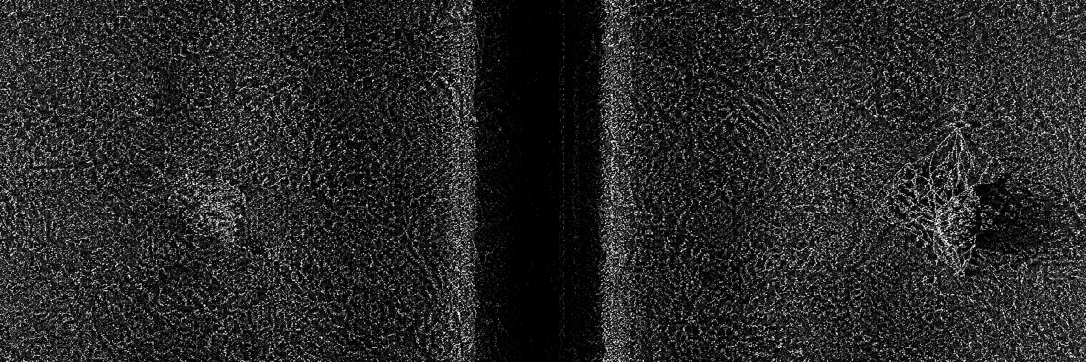
#> input picture test_1.png, 2172 x 724 px, found by its file name (shown at 1/2 size)
$ python test_detect.py
#> lines starting #> are read from the running program, lines starting #| are printed output that depends on the picture; after the words box and inside, x2 and y2 are one past the last pixel; in counts of white or black regions, pixels touching at a corner belong together
### backend/app/inference/detector.py
"""
SIH26057 — Simulated YOLOv8-Seg Dual-Head Inference Pipeline
==============================================================

Simulates a YOLOv8-Seg object detection and instance segmentation model
specialized for side-scan sonar marine debris detection.

Features:
  1. Specular highlight extraction with morphological filament bridging
  2. Acoustic shadow attenuation zone extraction
  3. Directional highlight-shadow pairing engine based on towfish geometry
  4. Spatial clustering & Non-Maximum Suppression (NMS) to eliminate duplicate/jammed boxes
  5. 12-Class debris taxonomy classification matching app.config
  6. Smooth polygon contour generation for pixel-accurate HUD rendering
"""

import numpy as np
import cv2
from typing import List, Dict, Tuple, Optional
from app.config import (
    DEBRIS_CLASSES, TOWFISH_ALTITUDE_M, SLANT_RANGE_MAX_M,
    PIXEL_RESOLUTION_M, WATERFALL_WIDTH_PX, WATERFALL_HEIGHT_PX
)


def detect_highlights(
    image: np.ndarray,
    min_area_px: int = 60,
    max_area_px: int = 50000
) -> List[Dict]:
    """
    HEAD 1 — Detect bright specular highlight regions in the sonar image.
    Uses adaptive local contrast and morphological filament bridging to keep
    diffuse net clusters and composite targets unified.
    """
    h, w = image.shape[:2]
    mid_x = w // 2

    # Nadir & boundary exclusion mask
    mask = np.ones((h, w), dtype=np.uint8)
    mask[:, max(0, mid_x - 18): min(w, mid_x + 18)] = 0
    mask[:8, :] = 0
    mask[-8:, :] = 0
    mask[:, :8] = 0
    mask[:, -8:] = 0

    valid_pixels = image[mask > 0]
    if len(valid_pixels) == 0:
        return []
    mean_bg = float(np.mean(valid_pixels))
    std_bg = float(np.std(valid_pixels))

    # Dual threshold: global high-backscatter + adaptive local contrast
    thresh_val = max(mean_bg + 1.0 * std_bg, 75.0)
    _, bin_global = cv2.threshold(image, thresh_val, 255, cv2.THRESH_BINARY)

    bin_adaptive = cv2.adaptiveThreshold(
        image, 255, cv2.ADAPTIVE_THRESH_GAUSSIAN_C,
        cv2.THRESH_BINARY, blockSize=41, C=-16
    )
    combined = cv2.bitwise_and(bin_global, bin_adaptive)
    combined = cv2.bitwise_and(combined, combined, mask=mask)

    # Morphological bridging for net mesh filaments and complex structures
    k_bridge = cv2.getStructuringElement(cv2.MORPH_ELLIPSE, (13, 13))
    bridged = cv2.morphologyEx(combined, cv2.MORPH_CLOSE, k_bridge)
    k_dil = cv2.getStructuringElement(cv2.MORPH_RECT, (5, 5))
    dilated = cv2.dilate(bridged, k_dil, iterations=1)

    contours, _ = cv2.findContours(dilated, cv2.RETR_EXTERNAL, cv2.CHAIN_APPROX_SIMPLE)

    highlights = []
    for c in contours:
        area = float(cv2.contourArea(c))
        if area < min_area_px or area > max_area_px:
            continue

        x, y, bw, bh = cv2.boundingRect(c)
        if bw >= w - 30 or bh >= h - 30:
            continue  # Exclude full-width border artifacts

        M = cv2.moments(c)
        if M["m00"] > 0:
            cx = float(M["m10"] / M["m00"])
            cy = float(M["m01"] / M["m00"])
        else:
            cx = float(x + bw / 2)
            cy = float(y + bh / 2)

        # Approximate smooth polygon for visual HUD
        epsilon = 0.025 * cv2.arcLength(c, True)
        approx = cv2.approxPolyDP(c, max(1.5, epsilon), True)
        poly = [[int(pt[0][0]), int(pt[0][1])] for pt in approx]

        # Solidity: area / convex hull area (useful for net vs solid detection)
        hull = cv2.convexHull(c)
        hull_area = float(cv2.contourArea(hull))
        solidity = area / max(hull_area, 1.0)

        highlights.append({
            "bbox": [int(x), int(y), int(x + bw), int(y + bh)],
            "centroid": [cx, cy],
            "area_px": int(area),
            "width_px": int(bw),
            "height_px": int(bh),
            "aspect_ratio": round(bw / max(bh, 1), 2),
            "solidity": round(solidity, 2),
            "polygon": poly,
            "contour": c
        })

    return highlights


def detect_shadows(
    image: np.ndarray,
    min_area_px: int = 35,
    max_area_px: int = 35000
) -> List[Dict]:
    """
    HEAD 2 — Detect dark acoustic shadow regions in the sonar image.
    """
    h, w = image.shape[:2]
    mid_x = w // 2

    mask = np.ones((h, w), dtype=np.uint8)
    mask[:, max(0, mid_x - 14): min(w, mid_x + 14)] = 0

    valid_pixels = image[mask > 0]
    if len(valid_pixels) == 0:
        return []
    mean_bg = float(np.mean(valid_pixels))
    std_bg = float(np.std(valid_pixels))

    sh_thresh = min(int(mean_bg - 0.7 * std_bg), 45)
    sh_thresh = max(sh_thresh, 15)

    _, binary = cv2.threshold(image, sh_thresh, 255, cv2.THRESH_BINARY_INV)
    binary = cv2.bitwise_and(binary, binary, mask=mask)

    k_open = cv2.getStructuringElement(cv2.MORPH_RECT, (5, 5))
    clean = cv2.morphologyEx(binary, cv2.MORPH_OPEN, k_open)
    k_close = cv2.getStructuringElement(cv2.MORPH_RECT, (7, 5))
    clean = cv2.morphologyEx(clean, cv2.MORPH_CLOSE, k_close)

    contours, _ = cv2.findContours(clean, cv2.RETR_EXTERNAL, cv2.CHAIN_APPROX_SIMPLE)

    shadows = []
    for c in contours:
        area = float(cv2.contourArea(c))
        if area < min_area_px or area > max_area_px:
            continue

        x, y, bw, bh = cv2.boundingRect(c)
        if bw >= w - 40 or bh >= h - 40:
            continue

        M = cv2.moments(c)
        if M["m00"] > 0:
            cx = float(M["m10"] / M["m00"])
            cy = float(M["m01"] / M["m00"])
        else:
            cx = float(x + bw / 2)
            cy = float(y + bh / 2)

        epsilon = 0.03 * cv2.arcLength(c, True)
        approx = cv2.approxPolyDP(c, max(1.5, epsilon), True)
        poly = [[int(pt[0][0]), int(pt[0][1])] for pt in approx]

        shadows.append({
            "bbox": [int(x), int(y), int(x + bw), int(y + bh)],
            "centroid": [cx, cy],
            "area_px": int(area),
            "width_px": int(bw),
            "height_px": int(bh),
            "polygon": poly,
        })

    return shadows


def pair_highlights_and_shadows(
    highlights: List[Dict],
    shadows: List[Dict],
    image_width: int,
    max_distance_px: int = 120
) -> List[Dict]:
    """
    PAIRING ENGINE — Associate each highlight with its corresponding acoustic shadow.
    Directional rule:
      - Starboard (right): shadow extends outward to the RIGHT
      - Port (left): shadow extends outward to the LEFT
    """
    mid_x = image_width / 2
    paired = []
    used_shadows = set()

    for hl in highlights:
        hl_cx, hl_cy = hl["centroid"]
        is_starboard = hl_cx >= mid_x

        best_shadow = None
        best_dist = max_distance_px

        for j, sh in enumerate(shadows):
            if j in used_shadows:
                continue

            sh_cx, sh_cy = sh["centroid"]

            # Directional constraint
            if is_starboard and sh_cx < hl_cx - 5:
                continue
            if not is_starboard and sh_cx > hl_cx + 5:
                continue

            # Along-track vertical alignment
            if abs(sh_cy - hl_cy) > 40:
                continue

            dist = np.hypot(hl_cx - sh_cx, hl_cy - sh_cy)
            if dist < best_dist:
                best_dist = dist
                best_shadow = (j, sh)

        if best_shadow is not None:
            j, sh = best_shadow
            used_shadows.add(j)
            shadow_length_px = max(sh["width_px"], 4)
            paired.append({
                "highlight": hl,
                "shadow": sh,
                "shadow_length_px": shadow_length_px,
                "pair_distance_px": round(best_dist, 1),
                "channel": "starboard" if is_starboard else "port"
            })
        else:
            # For large targets (e.g. ghost net clusters), shadow may be diffuse or draped
            if hl["area_px"] >= 180:
                # Estimate shadow length proportional to cross-track profile
                est_shadow_px = int(max(10, min(55, hl["width_px"] * 0.7)))
                paired.append({
                    "highlight": hl,
                    "shadow": None,
                    "shadow_length_px": est_shadow_px,
                    "pair_distance_px": float("inf"),
                    "channel": "starboard" if is_starboard else "port"
                })
            else:
                # Unpaired small speckle (< 180 px) -> suppress noise
                continue

    return paired


def apply_non_max_suppression(
    candidates: List[Dict],
    iou_thresh: float = 0.20,
    proximity_thresh_px: float = 40.0
) -> List[Dict]:
    """
    Apply Non-Maximum Suppression (NMS) and spatial cluster merging.
    Eliminates duplicate, nested, or colliding bounding boxes on the same target.
    """
    if len(candidates) <= 1:
        return candidates

    # Sort descending by highlight area
    sorted_candidates = sorted(candidates, key=lambda d: d["highlight"]["area_px"], reverse=True)
    merged = []
    used = set()

    for i in range(len(sorted_candidates)):
        if i in used:
            continue

        c1 = sorted_candidates[i]
        b1 = list(c1["highlight"]["bbox"])
        cx1, cy1 = c1["highlight"]["centroid"]
        used.add(i)

        for j in range(i + 1, len(sorted_candidates)):
            if j in used:
                continue

            c2 = sorted_candidates[j]
            b2 = c2["highlight"]["bbox"]
            cx2, cy2 = c2["highlight"]["centroid"]

            # Compute IoU and containment
            xA = max(b1[0], b2[0])
            yA = max(b1[1], b2[1])
            xB = min(b1[2], b2[2])
            yB = min(b1[3], b2[3])
            inter = max(0, xB - xA) * max(0, yB - yA)
            a1 = (b1[2] - b1[0]) * (b1[3] - b1[1])
            a2 = (b2[2] - b2[0]) * (b2[3] - b2[1])
            enclosure = inter / float(min(a1, a2) + 1e-6)
            iou = inter / float(a1 + a2 - inter + 1e-6)

            dist = np.hypot(cx1 - cx2, cy1 - cy2)

            if iou > iou_thresh or enclosure > 0.40 or dist < proximity_thresh_px:
                # Merge into b1
                b1[0] = min(b1[0], b2[0])
                b1[1] = min(b1[1], b2[1])
                b1[2] = max(b1[2], b2[2])
                b1[3] = max(b1[3], b2[3])
                c1["highlight"]["area_px"] += c2["highlight"]["area_px"]

                # Expand polygon to envelop merged box
                if c2["highlight"].get("polygon"):
                    c1["highlight"]["polygon"] = _merge_polygons(
                        c1["highlight"]["polygon"], c2["highlight"]["polygon"], b1
                    )

                # Keep longer shadow
                if c2["shadow_length_px"] > c1["shadow_length_px"]:
                    c1["shadow_length_px"] = c2["shadow_length_px"]
                    if c2.get("shadow"):
                        c1["shadow"] = c2["shadow"]

                used.add(j)

        c1["highlight"]["bbox"] = b1
        c1["highlight"]["centroid"] = [(b1[0] + b1[2]) / 2.0, (b1[1] + b1[3]) / 2.0]
        c1["highlight"]["width_px"] = b1[2] - b1[0]
        c1["highlight"]["height_px"] = b1[3] - b1[1]
        c1["highlight"]["aspect_ratio"] = round(c1["highlight"]["width_px"] / max(c1["highlight"]["height_px"], 1), 2)
        merged.append(c1)

    return merged


# [162 lines left out: functions _merge_polygons, classify_target, run_simulated_yolo_pipeline, not called in this run]

### backend/test_detect.py
import cv2
import sys
sys.path.append('d:/prototype/backend')
from app.inference.detector import detect_highlights, detect_shadows, pair_highlights_and_shadows, apply_non_max_suppression

img = cv2.imread('d:/prototype/test_1.png', cv2.IMREAD_GRAYSCALE)
#> img: shape (724, 2172); min 0, max 255, mean 39.8
img = cv2.resize(img, (1024, 512))
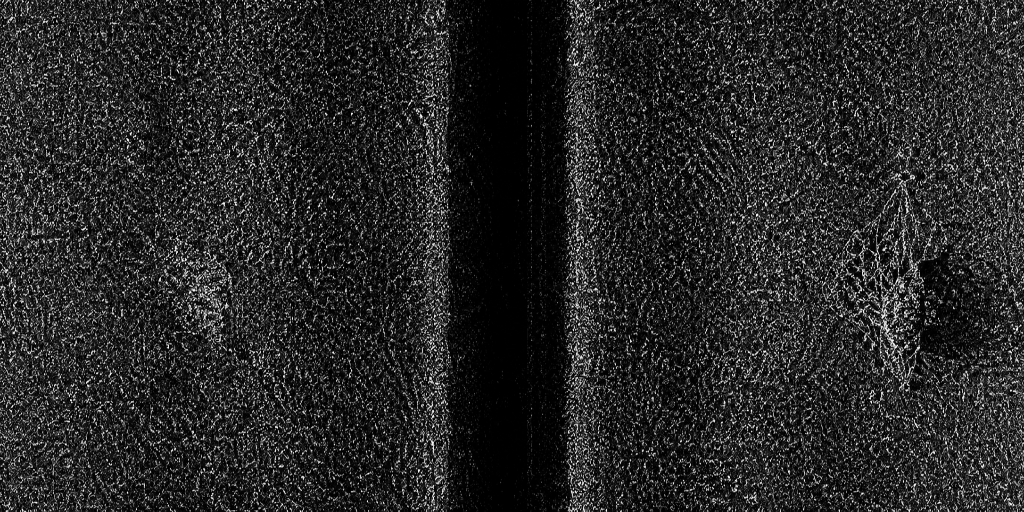
#> img: shape (512, 1024); min 0, max 254, mean 39.6
hl = detect_highlights(img)
#> in detect_highlights, `mean_bg = float(np.mean(valid_pixels))`: mean_bg = 40.84
#> in detect_highlights, `std_bg = float(np.std(valid_pixels))`: std_bg = 45.57
#> in detect_highlights, `thresh_val = max(mean_bg + 1.0 * std_bg, 75.0)`: thresh_val = 86.42
#> in detect_highlights, `_, bin_global = cv2.threshold(image, thresh_val, 255, cv2.THRESH_BINARY)`:
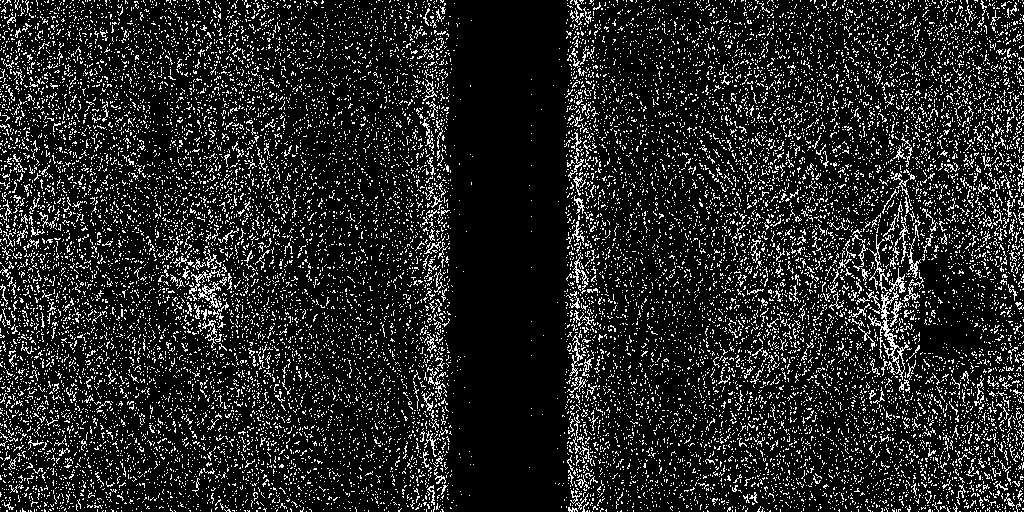
#> bin_global: shape (512, 1024); 14.3% white in thin lines or dots
#> in detect_highlights, `bin_adaptive = cv2.adaptiveThreshold( image, 255, cv2.ADAPTIVE_THRESH_..`:
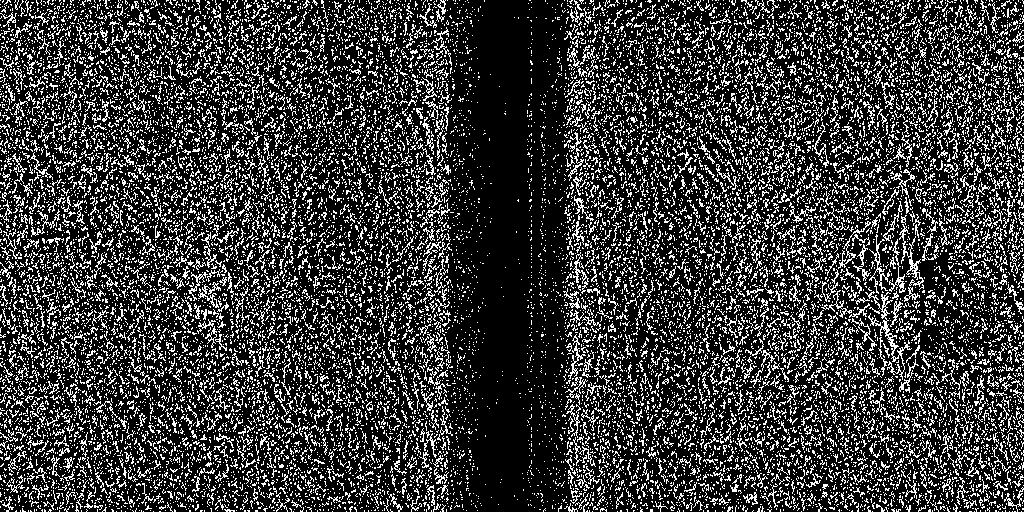
#> bin_adaptive: shape (512, 1024); 22.9% white in thin lines or dots
#> in detect_highlights, `combined = cv2.bitwise_and(bin_global, bin_adaptive)`: combined: shape (512, 1024); 14.3% white in thin lines or dots
#> in detect_highlights, `combined = cv2.bitwise_and(combined, combined, mask=mask)`: combined: shape (512, 1024); 13.6% white in thin lines or dots
#> in detect_highlights, `bridged = cv2.morphologyEx(combined, cv2.MORPH_CLOSE, k_bridge)`:
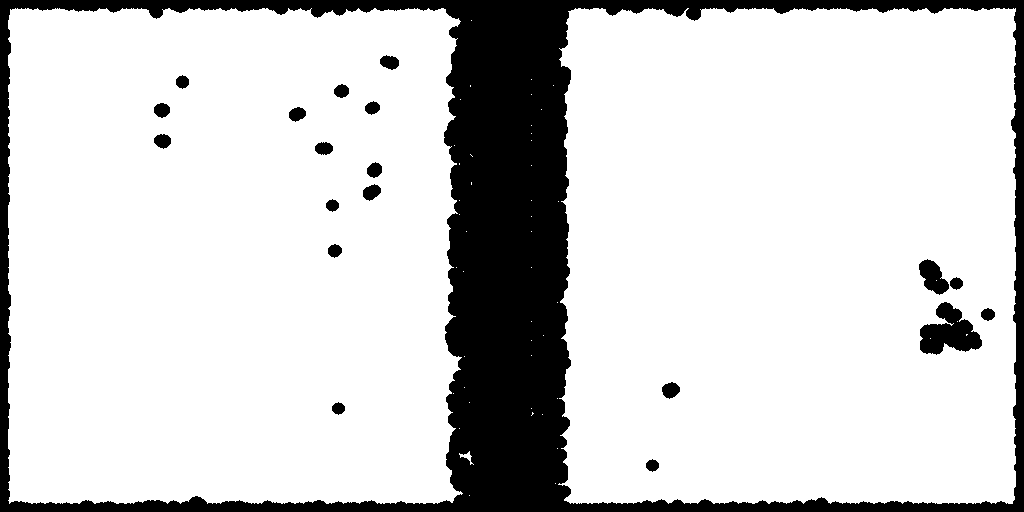
#> bridged: shape (512, 1024); 82.5% white; 20 black regions, largest, box (x1, y1, x2, y2) and area: (0, 0, 1024, 512) 86346, (920, 302, 982, 355) 1915, (919, 259, 949, 295) 645
#> in detect_highlights, `dilated = cv2.dilate(bridged, k_dil, iterations=1)`:
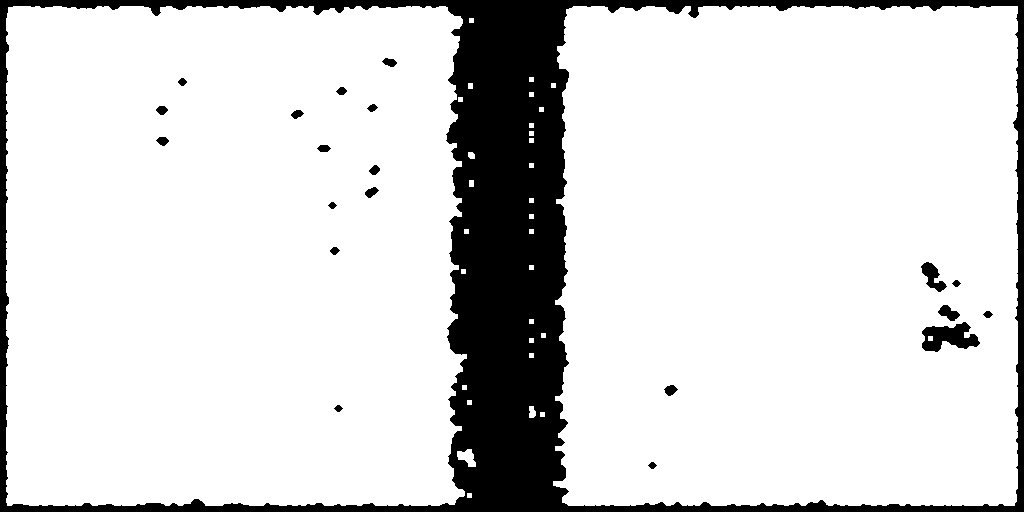
#> dilated: shape (512, 1024); 85.3% white; 21 black regions
#> in detect_highlights, `contours, _ = cv2.findContours(dilated, cv2.RETR_EXTERNAL, cv2.CHAIN_A..`: contours = 31 contours, 24 with area under 20; largest, box (x1, y1, x2, y2) and area: (553, 6, 1018, 506) 225022, (6, 6, 467, 506) 221613, (457, 449, 476, 467) 180, (529, 406, 536, 418) 54, (468, 152, 475, 159) 32, (469, 180, 474, 187) 24, (468, 83, 473, 89) 20
#> the loop in detect_highlights, `for c in contours:` made 31 passes
#> (area, x, y, bw, bh, cx, cy, epsilon) on pass 2: (180.5, 457, 449, 19, 18, 466.8, 457, 1.63)
#> area on passes 4, 19, 30, 31: 54, 32, 225022.5, 221613
#> after the loop in detect_highlights, `for c in contours:`: highlights = 1 item
#> hl = 1 item
sh = detect_shadows(img)
#> in detect_shadows, `mean_bg = float(np.mean(valid_pixels))`: mean_bg = 40.74
#> in detect_shadows, `std_bg = float(np.std(valid_pixels))`: std_bg = 45.61
#> in detect_shadows, `sh_thresh = min(int(mean_bg - 0.7 * std_bg), 45)`: sh_thresh = 8
#> in detect_shadows, `sh_thresh = max(sh_thresh, 15)`: sh_thresh = 15
#> in detect_shadows, `_, binary = cv2.threshold(image, sh_thresh, 255, cv2.THRESH_BINARY_INV)`: binary: shape (512, 1024); 40.8% white; 12001 white regions (10944 under 20 px), largest, box (x1, y1, x2, y2) and area: (436, 0, 578, 512) 56409, (267, 0, 427, 512) 27253, (589, 0, 747, 221) 10972
#> in detect_shadows, `binary = cv2.bitwise_and(binary, binary, mask=mask)`:
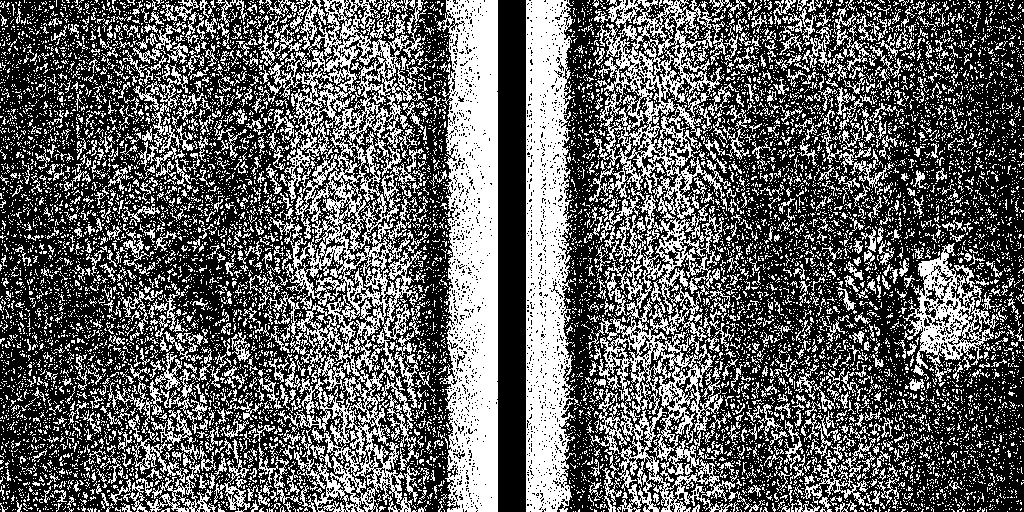
#> binary: shape (512, 1024); 38.1% white; 12002 white regions (10944 under 20 px), largest, box (x1, y1, x2, y2) and area: (267, 0, 427, 512) 27253, (436, 0, 498, 512) 22890, (526, 0, 578, 512) 19238
#> in detect_shadows, `clean = cv2.morphologyEx(binary, cv2.MORPH_OPEN, k_open)`: clean: shape (512, 1024); 5.8% white; 89 white regions (1 under 20 px), largest, box (x1, y1, x2, y2) and area: (451, 0, 498, 512) 14959, (526, 0, 568, 233) 5915, (526, 233, 565, 512) 5356
#> in detect_shadows, `clean = cv2.morphologyEx(clean, cv2.MORPH_CLOSE, k_close)`:
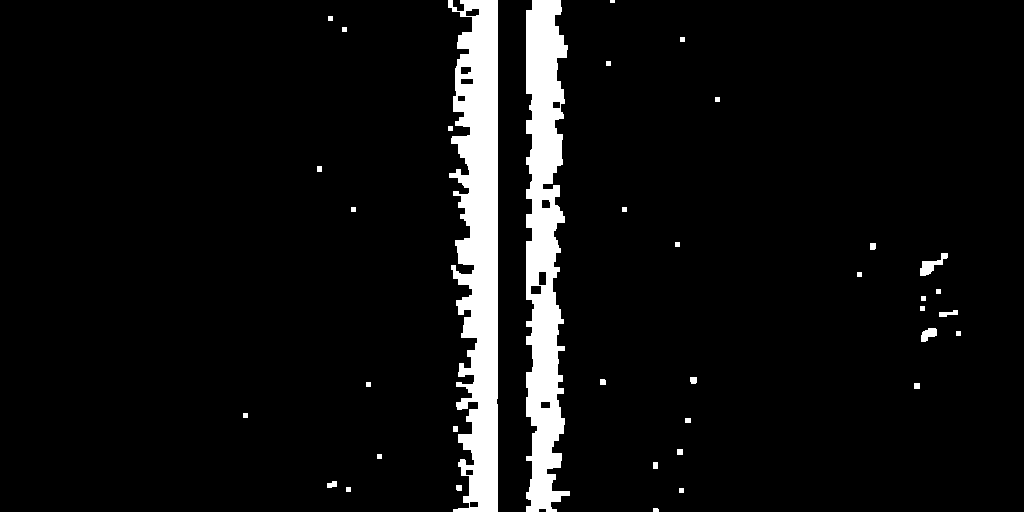
#> clean: shape (512, 1024); 6.5% white; 37 white regions (1 under 20 px)
#> in detect_shadows, `contours, _ = cv2.findContours(clean, cv2.RETR_EXTERNAL, cv2.CHAIN_APP..`: contours = 37 contours, 21 with area under 20; largest, box (x1, y1, x2, y2) and area: (448, 0, 498, 512) 17125, (526, 0, 570, 512) 14730, (920, 253, 948, 276) 215, (921, 328, 937, 342) 126, (939, 310, 958, 317) 59
#> the loop in detect_shadows, `for c in contours:` made 37 passes
#> (area, x, y, bw, bh, cx, cy, epsilon) on passes 5, 18: (40, 327, 481, 10, 7, 331.8, 484.2, 0.865), (59, 939, 310, 19, 7, 947.7, 313.2, 1.4)
#> (area, x, y, bw, bh, cx, cy, epsilon) on passes 17, 23: (126, 921, 328, 16, 14, 928.2, 333.8, 1.54), (215, 920, 253, 28, 23, 930.8, 265, 2.76)
#> after the loop in detect_shadows, `for c in contours:`: shadows = 4 items
#> sh = 4 items
pairs = pair_highlights_and_shadows(hl, sh, 1024)
#> the loop in pair_highlights_and_shadows, `for hl in highlights:` made 1 pass
#> (hl_cx, hl_cy, is_starboard, est_shadow_px) on pass 1: (466.8, 457, False, 13)
#> after the loop in pair_highlights_and_shadows, `for hl in highlights:`: paired = 1 item; used_shadows = 0 items
#> pairs = 1 item
filtered = apply_non_max_suppression(pairs, iou_thresh=0.15, proximity_thresh_px=45.0)
#> filtered = 1 item
print(len(filtered))
#| 1
for p in filtered:
    print(f'Box: {p["highlight"]["bbox"]} Area: {p["highlight"]["area_px"]}')
#> this loop made 1 pass
#| Box: [457, 449, 476, 467] Area: 180
